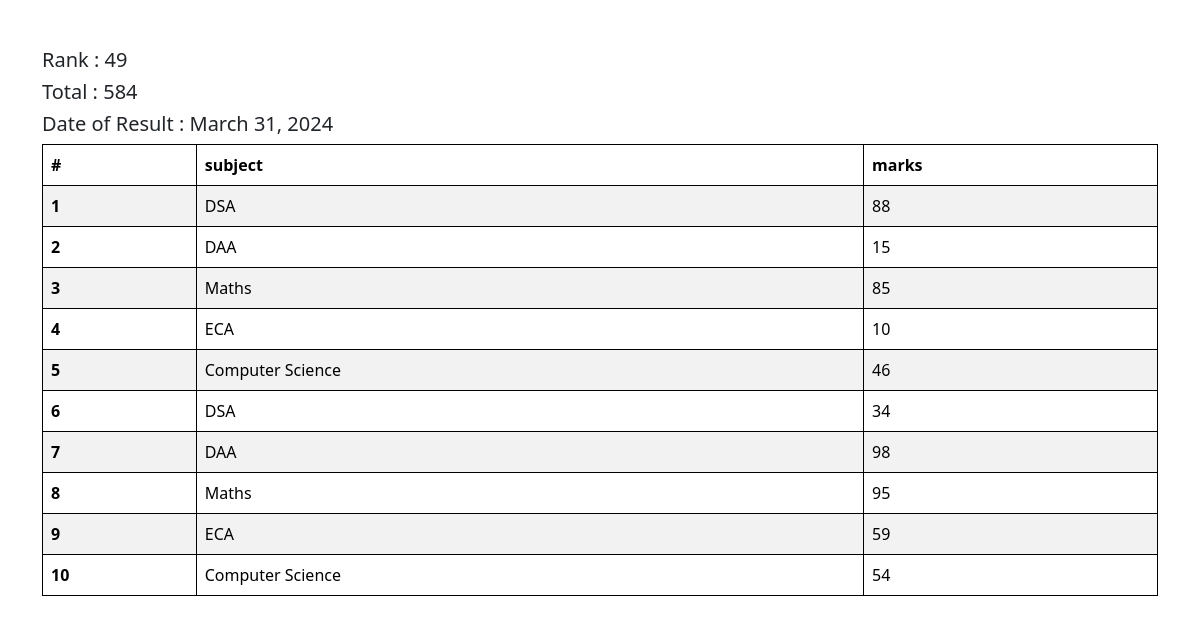
Page /see_marks/STU-0174 on the committed database.
### accounts/models.py (models this page shows, shortened)
class StudentMarks(models.Model):
    student = models.ForeignKey(
        Student, related_name="studentmarks", on_delete=models.CASCADE
    )
    subject = models.ForeignKey(Subject, on_delete=models.CASCADE)
    marks = models.IntegerField()
    class Meta:
        unique_together = ["student", "subject"]

class ReportCard(models.Model):
    student = models.ForeignKey(
        Student, related_name="studentreportcard", on_delete=models.CASCADE
    )
    student_rank = models.IntegerField()
    date = models.DateField(auto_now_add=True)
    class Meta:
        unique_together = ["student_rank", "date"]

class Subject(models.Model):
    subject_name = models.CharField(max_length=100)

### veggie/models.py (models this page shows, shortened)
class Student(models.Model):
    department = models.ForeignKey(
        Department, related_name="depart", on_delete=models.CASCADE
    )
    student_id = models.OneToOneField(
        StudentID, related_name="studentid", on_delete=models.CASCADE
    )
    student_name = models.CharField(max_length=100)
    student_email = models.EmailField(unique=True)
    student_age = models.IntegerField(default=18)
    student_address = models.TextField()
    is_deleted = models.BooleanField(default=False)
    objects = StudentManager()
    admin_objects = models.Manager()
    class Meta:
        ordering = ["student_name"]
        verbose_name = "student"

### accounts/views.py (the view)
# urls.py: path("see_marks/<student_id>", see_marks, name="marks"),
def see_marks(request, student_id):
    query_set = StudentMarks.objects.filter(student__student_id__student_id=student_id)
    ranks = Student.objects.annotate(marks=Sum("studentmarks__marks")).order_by(
        "-marks"
    )
    total_marks = query_set.aggregate(total_marks=Sum("marks"))
    return render(
        request,
        "report/marks.html",
        {
            "query_set": query_set,
            "total_marks": total_marks,
        },
    )

### veggie/models.py (called while the page is built)
    def get_queryset(self) -> models.QuerySet:
        return super().get_queryset().filter(is_deleted=False)

### accounts/templates/report/marks.html (shortened to what this page needs)
<!DOCTYPE html>
<html lang="en">
<head>
    <link href="https://cdn.jsdelivr.net/npm/bootstrap@5.3.3/dist/css/bootstrap.min.css" rel="stylesheet">
</head>
<body>
    <div class='container mt-5'>
        <h5>Rank : {{query_set.first.student.studentreportcard.first.student_rank}} </h5>
        <h5>Total : {{total_marks.total_marks}}</h5>
        <h5>Date of Result : {{query_set.first.student.studentreportcard.first.date}}</h5>
      <table class="table table-striped">
        <thead>
            <tr>
              <th scope="col">#</th>
              <th scope="col">subject</th>
              <th scope="col">marks</th>
            </tr>
          </thead>
        <tbody>
            {% for marks in query_set %}
          <tr>
            <th scope="row">{{forloop.counter}}</th>
            <td>{{marks.subject.subject_name}}</td>
            <td>{{marks.marks}}</td>
          </tr>
          {% endfor %}
        </tbody>
      </table>
    </div>
</body>
</html>

### accounts/templates/report/marks.html (style rules this page uses)
table, th, td { border: 1px solid; }

### rows in the picture
StudentMarks: first.student.studentreportcard.first.student_rank "49", first.student.studentreportcard.first "March 31, 2024", subject.subject_name "DSA", marks "88"
StudentMarks: subject.subject_name "DAA", marks "15"
StudentMarks: subject.subject_name "Maths", marks "85"
StudentMarks: subject.subject_name "ECA", marks "10"
StudentMarks: subject.subject_name "Computer Science", marks "46"
StudentMarks: subject.subject_name "DSA", marks "34"
StudentMarks: subject.subject_name "DAA", marks "98"
StudentMarks: subject.subject_name "Maths", marks "95"
StudentMarks: subject.subject_name "ECA", marks "59"
StudentMarks: subject.subject_name "Computer Science", marks "54"

### other values in the picture
{{ total_marks.total_marks }} "584"
